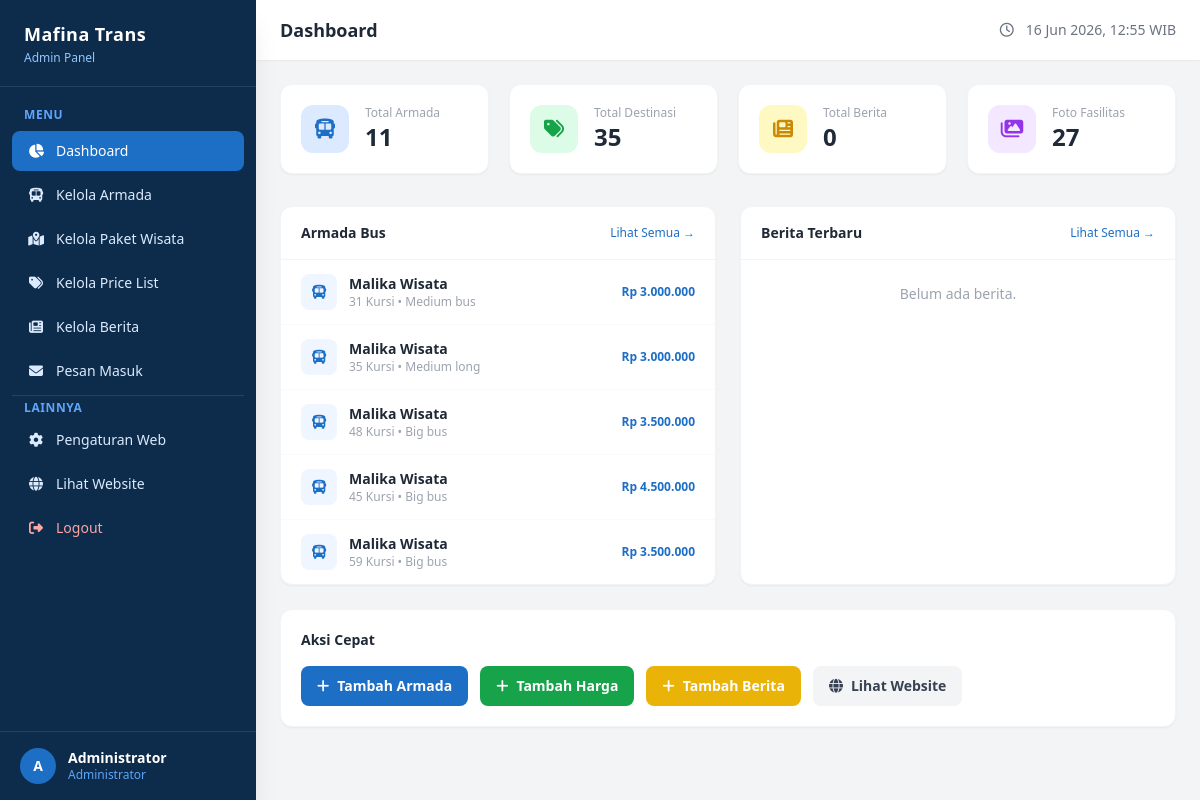
Page /admin/dashboard.php (signed in) on the committed database.
### tables this page shows
CREATE TABLE IF NOT EXISTS bus (
  id             INT           NOT NULL AUTO_INCREMENT PRIMARY KEY,
  nama_bus       VARCHAR(100)  NOT NULL,
  tipe           VARCHAR(50)   NOT NULL DEFAULT 'big_bus',
  kapasitas      INT           NOT NULL DEFAULT 0,
  harga_sewa     BIGINT        NOT NULL DEFAULT 0,
  gambar_utama   VARCHAR(255)  NOT NULL DEFAULT '',
  deskripsi      TEXT          NULL,
  fasilitas_json TEXT          NULL,
  created_at     TIMESTAMP     DEFAULT CURRENT_TIMESTAMP
);

### admin/config.php (called while the page is built, shortened)
<?php
function rupiah($angka) {
    return 'Rp ' . number_format((int)$angka, 0, ',', '.');
}
?>

### admin/dashboard.php (the view, shortened to what this page needs)
<?php
require_once 'config.php';
$total_bus     = mysqli_fetch_assoc(mysqli_query($conn, "SELECT COUNT(*) as t FROM bus"))['t'];
$total_harga   = mysqli_fetch_assoc(mysqli_query($conn, "SELECT COUNT(*) as t FROM price_list"))['t'];
$total_news    = mysqli_fetch_assoc(mysqli_query($conn, "SELECT COUNT(*) as t FROM news"))['t'];
$total_images  = mysqli_fetch_assoc(mysqli_query($conn, "SELECT COUNT(*) as t FROM bus_images"))['t'];
$q_bus = mysqli_query($conn, "SELECT id, nama_bus, tipe, kapasitas, harga_sewa FROM bus ORDER BY id DESC LIMIT 5");
include 'layout_header.php';
?>
<div class="grid grid-cols-1 sm:grid-cols-2 lg:grid-cols-4 gap-5 mb-8">
  <div class="bg-white rounded-xl p-5 shadow-sm border border-gray-100 flex items-center gap-4">
    <div class="w-12 h-12 rounded-xl bg-blue-100 flex items-center justify-center shrink-0">
      <i class="fas fa-bus text-[#1d6ec5] text-xl"></i>
    </div>
    <div>
      <p class="text-gray-400 text-xs font-medium">Total Armada</p>
      <p class="text-2xl font-extrabold text-gray-800"><?= $total_bus ?></p>
    </div>
  </div>
  <div class="bg-white rounded-xl p-5 shadow-sm border border-gray-100 flex items-center gap-4">
    <div class="w-12 h-12 rounded-xl bg-green-100 flex items-center justify-center shrink-0">
      <i class="fas fa-tags text-green-600 text-xl"></i>
    </div>
    <div>
      <p class="text-gray-400 text-xs font-medium">Total Destinasi</p>
      <p class="text-2xl font-extrabold text-gray-800"><?= $total_harga ?></p>
    </div>
  </div>
  <div class="bg-white rounded-xl p-5 shadow-sm border border-gray-100 flex items-center gap-4">
    <div class="w-12 h-12 rounded-xl bg-yellow-100 flex items-center justify-center shrink-0">
      <i class="fas fa-newspaper text-yellow-600 text-xl"></i>
    </div>
    <div>
      <p class="text-gray-400 text-xs font-medium">Total Berita</p>
      <p class="text-2xl font-extrabold text-gray-800"><?= $total_news ?></p>
    </div>
  </div>
  <div class="bg-white rounded-xl p-5 shadow-sm border border-gray-100 flex items-center gap-4">
    <div class="w-12 h-12 rounded-xl bg-purple-100 flex items-center justify-center shrink-0">
      <i class="fas fa-images text-purple-600 text-xl"></i>
    </div>
    <div>
      <p class="text-gray-400 text-xs font-medium">Foto Fasilitas</p>
      <p class="text-2xl font-extrabold text-gray-800"><?= $total_images ?></p>
    </div>
  </div>
</div>
<div class="grid grid-cols-1 lg:grid-cols-2 gap-6">
  <div class="bg-white rounded-xl shadow-sm border border-gray-100">
    <div class="px-5 py-4 border-b border-gray-100 flex items-center justify-between">
      <h2 class="font-bold text-gray-800 text-sm">Armada Bus</h2>
      <a href="armada.php" class="text-xs text-[#1d6ec5] hover:underline">Lihat Semua →</a>
    </div>
    <div class="divide-y divide-gray-50">
      <?php while ($bus = mysqli_fetch_assoc($q_bus)): ?>
      <div class="px-5 py-3.5 flex items-center justify-between">
        <div class="flex items-center gap-3">
          <div class="w-9 h-9 rounded-lg bg-blue-50 flex items-center justify-center shrink-0">
            <i class="fas fa-bus text-[#1d6ec5] text-sm"></i>
          </div>
          <div>
            <p class="text-sm font-semibold text-gray-800"><?= htmlspecialchars($bus['nama_bus']) ?></p>
            <p class="text-xs text-gray-400"><?= $bus['kapasitas'] ?> Kursi • <?= ucfirst(str_replace('_',' ',$bus['tipe'])) ?></p>
          </div>
        </div>
        <span class="text-xs font-bold text-[#1d6ec5]"><?= rupiah($bus['harga_sewa']) ?></span>
      </div>
      <?php endwhile; ?>
    </div>
  </div>
  <div class="bg-white rounded-xl shadow-sm border border-gray-100">
    <div class="px-5 py-4 border-b border-gray-100 flex items-center justify-between">
      <h2 class="font-bold text-gray-800 text-sm">Berita Terbaru</h2>
      <a href="news.php" class="text-xs text-[#1d6ec5] hover:underline">Lihat Semua →</a>
    </div>
    <div class="divide-y divide-gray-50">
      <?php if ($total_news == 0): ?>
      <p class="px-5 py-6 text-sm text-gray-400 text-center">Belum ada berita.</p>
      <?php endif; ?>
    </div>
  </div>
</div>
<div class="mt-6 bg-white rounded-xl shadow-sm border border-gray-100 p-5">
  <h2 class="font-bold text-gray-800 text-sm mb-4">Aksi Cepat</h2>
  <div class="flex flex-wrap gap-3">
    <a href="tambah_armada.php" class="inline-flex items-center gap-2 px-4 py-2.5 bg-[#1d6ec5] hover:bg-[#155fa8] text-white text-sm font-semibold rounded-lg transition-colors">
      <i class="fas fa-plus"></i> Tambah Armada
    </a>
    <a href="tambah_harga.php" class="inline-flex items-center gap-2 px-4 py-2.5 bg-green-600 hover:bg-green-700 text-white text-sm font-semibold rounded-lg transition-colors">
      <i class="fas fa-plus"></i> Tambah Harga
    </a>
    <a href="tambah_news.php" class="inline-flex items-center gap-2 px-4 py-2.5 bg-yellow-500 hover:bg-yellow-600 text-white text-sm font-semibold rounded-lg transition-colors">
      <i class="fas fa-plus"></i> Tambah Berita
    </a>
    <a href="<?= BASE_URL ?>" target="_blank" class="inline-flex items-center gap-2 px-4 py-2.5 bg-gray-100 hover:bg-gray-200 text-gray-700 text-sm font-semibold rounded-lg transition-colors">
      <i class="fas fa-globe"></i> Lihat Website
    </a>
  </div>
</div>
<?php include 'layout_footer.php'; ?>

### rows in the picture
bus: nama_bus "Malika Wisata", kapasitas "31", tipe "Medium bus", harga_sewa "Rp 3.000.000"
bus: nama_bus "Malika Wisata", kapasitas "35", tipe "Medium long", harga_sewa "Rp 3.000.000"
bus: nama_bus "Malika Wisata", kapasitas "48", tipe "Big bus", harga_sewa "Rp 3.500.000"
bus: nama_bus "Malika Wisata", kapasitas "45", tipe "Big bus", harga_sewa "Rp 4.500.000"
bus: nama_bus "Malika Wisata", kapasitas "59", tipe "Big bus", harga_sewa "Rp 3.500.000"

### other values in the picture
SITE_NAME "Mafina Trans"
substr($_SESSION['admin_nama'] ?? 'A', 0, 1) "A"
$_SESSION['admin_nama'] "Administrator"
$pageTitle "Dashboard"
$total_bus "11"
$total_harga "35"
$total_news "0"
$total_images "27"
